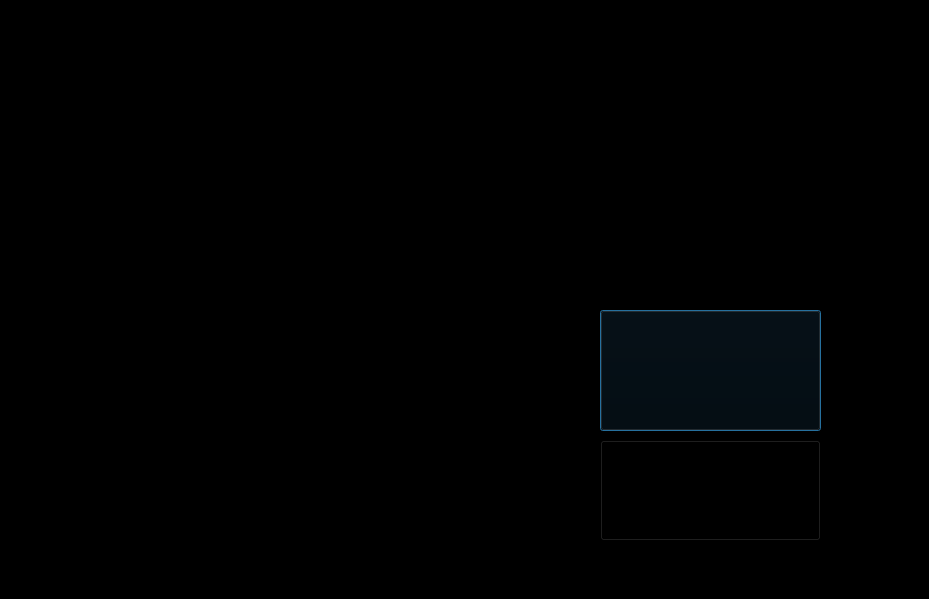
<?xml version="1.0" encoding="UTF-8"?>
<ui version="4.0">
 <class>Dialog</class>
 <widget class="QDialog" name="Dialog">
  <property name="geometry">
   <rect>
    <x>0</x>
    <y>0</y>
    <width>929</width>
    <height>599</height>
   </rect>
  </property>
  <property name="windowTitle">
   <string>Dialog</string>
  </property>
  <property name="styleSheet">
   <string notr="true">background-color:black;</string>
  </property>
  <widget class="QLabel" name="background">
   <property name="geometry">
    <rect>
     <x>0</x>
     <y>-10</y>
     <width>931</width>
     <height>601</height>
    </rect>
   </property>
   <property name="styleSheet">
    <string notr="true">background-color:black;</string>
   </property>
   <property name="text">
    <string/>
   </property>
  </widget>
  <widget class="QLabel" name="jarvisGIF">
   <property name="geometry">
    <rect>
     <x>270</x>
     <y>110</y>
     <width>371</width>
     <height>311</height>
    </rect>
   </property>
   <property name="text">
    <string/>
   </property>
   <property name="pixmap">
    <pixmap>../Downloads/heart.gif</pixmap>
   </property>
   <property name="scaledContents">
    <bool>true</bool>
   </property>
  </widget>
  <widget class="QLabel" name="ironmanGIF">
   <property name="geometry">
    <rect>
     <x>610</x>
     <y>0</y>
     <width>321</width>
     <height>311</height>
    </rect>
   </property>
   <property name="text">
    <string/>
   </property>
   <property name="pixmap">
    <pixmap>../Downloads/FFVY7ZIFGUEUPUO.webp</pixmap>
   </property>
   <property name="scaledContents">
    <bool>true</bool>
   </property>
  </widget>
  <widget class="QLabel" name="label_5">
   <property name="geometry">
    <rect>
     <x>600</x>
     <y>310</y>
     <width>241</width>
     <height>121</height>
    </rect>
   </property>
   <property name="text">
    <string/>
   </property>
   <property name="pixmap">
    <pixmap>../Downloads/download (1).png</pixmap>
   </property>
   <property name="scaledContents">
    <bool>false</bool>
   </property>
  </widget>
  <widget class="QLabel" name="facegui">
   <property name="geometry">
    <rect>
     <x>0</x>
     <y>-10</y>
     <width>301</width>
     <height>341</height>
    </rect>
   </property>
   <property name="styleSheet">
    <string notr="true">border:none;
border-radius:none;</string>
   </property>
   <property name="text">
    <string/>
   </property>
   <property name="pixmap">
    <pixmap>../Downloads/1_fhZsggnseKdBmY3_JonRkA.gif</pixmap>
   </property>
   <property name="scaledContents">
    <bool>true</bool>
   </property>
  </widget>
  <widget class="QTextBrowser" name="startlabelnotbutton">
   <property name="geometry">
    <rect>
     <x>600</x>
     <y>310</y>
     <width>221</width>
     <height>121</height>
    </rect>
   </property>
   <property name="font">
    <font>
     <family>Nirmala UI</family>
     <pointsize>16</pointsize>
    </font>
   </property>
   <property name="styleSheet">
    <string notr="true">background-color:transparent;
border:none;
color:white;
border-radius:none;
</string>
   </property>
  </widget>
  <widget class="QTextBrowser" name="textBrowser_3">
   <property name="geometry">
    <rect>
     <x>610</x>
     <y>450</y>
     <width>191</width>
     <height>101</height>
    </rect>
   </property>
   <property name="font">
    <font>
     <family>Nirmala UI</family>
     <pointsize>16</pointsize>
    </font>
   </property>
   <property name="styleSheet">
    <string notr="true">background-color:transparent;
border:none;
color:white;
border-radius:none;
</string>
   </property>
  </widget>
  <widget class="QLabel" name="label_2">
   <property name="geometry">
    <rect>
     <x>600</x>
     <y>440</y>
     <width>231</width>
     <height>101</height>
    </rect>
   </property>
   <property name="text">
    <string/>
   </property>
   <property name="pixmap">
    <pixmap>../Downloads/download (2).png</pixmap>
   </property>
  </widget>
  <widget class="QTextBrowser" name="quitlabelnotbutton">
   <property name="geometry">
    <rect>
     <x>610</x>
     <y>440</y>
     <width>201</width>
     <height>101</height>
    </rect>
   </property>
   <property name="styleSheet">
    <string notr="true">background-color:transparent;
border:none;
color:white;
border-radius:none;
</string>
   </property>
   <property name="html">
    <string>&lt;!DOCTYPE HTML PUBLIC &quot;-//W3C//DTD HTML 4.0//EN&quot; &quot;http://www.w3.org/TR/REC-html40/strict.dtd&quot;&gt;
&lt;html&gt;&lt;head&gt;&lt;meta name=&quot;qrichtext&quot; content=&quot;1&quot; /&gt;&lt;style type=&quot;text/css&quot;&gt;
p, li { white-space: pre-wrap; }
&lt;/style&gt;&lt;/head&gt;&lt;body style=&quot; font-family:'MS Shell Dlg 2'; font-size:8.25pt; font-weight:400; font-style:normal;&quot;&gt;
&lt;p style=&quot;-qt-paragraph-type:empty; margin-top:0px; margin-bottom:0px; margin-left:0px; margin-right:0px; -qt-block-indent:0; text-indent:0px;&quot;&gt;&lt;br /&gt;&lt;/p&gt;&lt;/body&gt;&lt;/html&gt;</string>
   </property>
  </widget>
  <widget class="QPushButton" name="startpushButton">
   <property name="geometry">
    <rect>
     <x>600</x>
     <y>310</y>
     <width>221</width>
     <height>121</height>
    </rect>
   </property>
   <property name="styleSheet">
    <string notr="true">background-color:transparent;</string>
   </property>
   <property name="text">
    <string/>
   </property>
  </widget>
  <widget class="QPushButton" name="quitpushButton_2">
   <property name="geometry">
    <rect>
     <x>600</x>
     <y>440</y>
     <width>221</width>
     <height>101</height>
    </rect>
   </property>
   <property name="styleSheet">
    <string notr="true">background-color:transparent;</string>
   </property>
   <property name="text">
    <string/>
   </property>
  </widget>
  <widget class="QLabel" name="globegif">
   <property name="geometry">
    <rect>
     <x>-20</x>
     <y>330</y>
     <width>321</width>
     <height>261</height>
    </rect>
   </property>
   <property name="text">
    <string/>
   </property>
   <property name="pixmap">
    <pixmap>../Downloads/fa5c23af3f4cda50a9b49c4071ee4b55.gif</pixmap>
   </property>
   <property name="scaledContents">
    <bool>true</bool>
   </property>
  </widget>
 </widget>
 <resources/>
 <connections/>
</ui>
